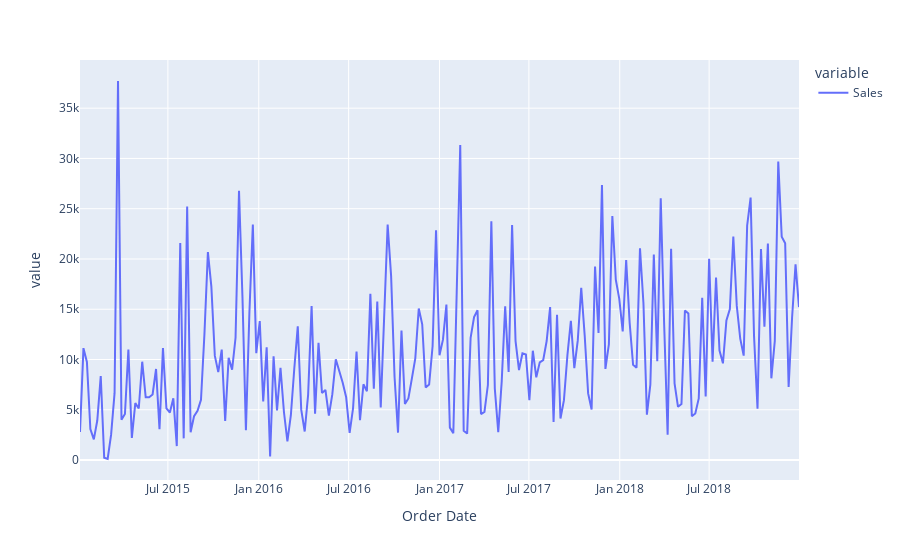

This figure's notebook cell:
### Code cell
order_per_week = ordertime_by_sales.resample("W").sum()
fig = px.line(order_per_week)
fig.show()

### Figure 1 — Plotly figure (JSON) as saved in the notebook; plotly's stock layout.template omitted (floating-point values rounded to 4 significant figures; data arrays with more than 128 entries replaced by an {"elided": "..."} marker saying what was removed)
{"data": [{"hovertemplate": "variable=Sales<br>Order Date=%{x}<br>value=%{y}<extra></extra>", "legendgroup": "Sales", "line": {"color": "#636efa", "dash": "solid"}, "marker": {"symbol": "circle"}, "mode": "lines", "name": "Sales", "orientation": "v", "showlegend": true, "type": "scatter", "x": {"elided": "209 str values"}, "xaxis": "x", "y": {"elided": "209 float values"}, "yaxis": "y"}], "layout": {"legend": {"title": {"text": "variable"}, "tracegroupgap": 0}, "margin": {"t": 60}, "xaxis": {"anchor": "y", "domain": [0, 1], "title": {"text": "Order Date"}}, "yaxis": {"anchor": "x", "domain": [0, 1], "title": {"text": "value"}}}}
